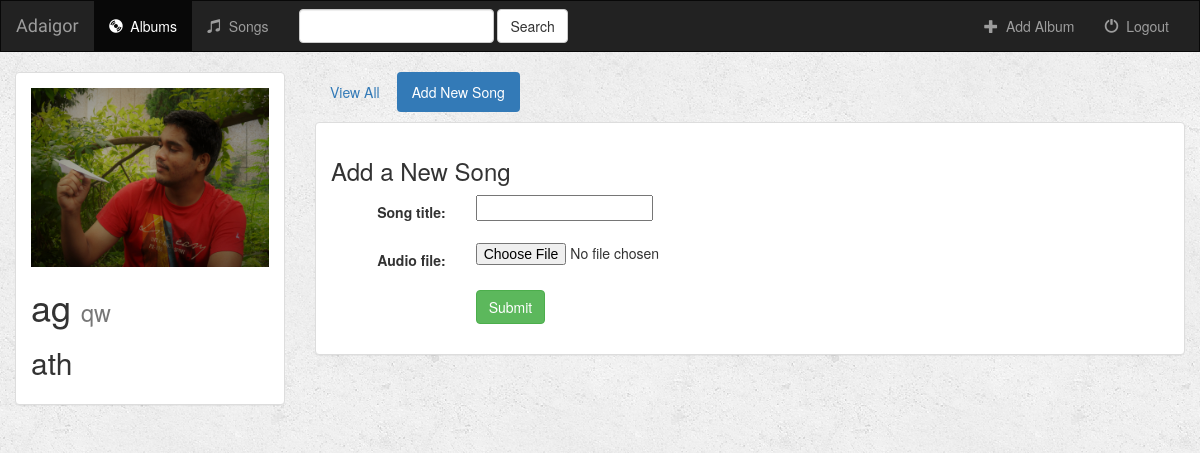
Screenshot of /music/2/create_song/ with the database file from the repository.
### music/models.py (models this page shows)
class Album(models.Model):
    user = models.ForeignKey(User, default=1)
    artist = models.CharField(max_length=250)
    album_title = models.CharField(max_length=500)
    genre = models.CharField(max_length=100)
    album_logo = models.FileField()
    is_favorite = models.BooleanField(default=False)
    def __str__(self):
        return self.album_title + ' - ' + self.artist

### music/views.py (the view, shortened to what this page needs)
# urls.py: url(r'^(?P<album_id>[0-9]+)/create_song/$', views.create_song, name='create_song'),
def create_song(request, album_id):
    form = SongForm(request.POST or None, request.FILES or None)
    album = get_object_or_404(Album, pk=album_id)
    context = {
        'album': album,
        'form': form,
    }
    return render(request, 'music/create_song.html', context)

### music/forms.py
class SongForm(forms.ModelForm):
    class Meta:
        model = Song
        fields = ['song_title', 'audio_file']

### music/templates/music/create_song.html (shortened to what this page needs)
{% extends 'music/base.html' %}
{% block albums_active %}active{% endblock %}
{% block body %}
<div class="container-fluid">
    <div class="row">
        <div class="col-sm-4 col-md-3">
            <div class="panel panel-default">
                <div class="panel-body">
                        <a href="{% url 'music:detail' album.id %}">
                            {% if album.album_logo %}
                                <img src="{{ album.album_logo.url }}" class="img-responsive">
                            {% else %}
                                <h3>No image to display</h3>
                            {% endif %}
                        </a>
                    <h1>{{ album.album_title }} <small>{{ album.genre }}</small></h1>
                    <h2>{{ album.artist }}</h2>
                </div>
            </div>
        </div>
        <div class="col-sm-8 col-md-9">
            <ul class="nav nav-pills" style="margin-bottom: 10px;">
                <li role="presentation"><a href="{% url 'music:detail' album.id %}">View All</a></li>
                <li role="presentation" class="active"><a href="{% url 'music:create_song' album.id %}">Add New Song</a></li>
            </ul>
            <div class="panel panel-default">
                <div class="panel-body">
                    <h3>Add a New Song</h3>
                    <form class="form-horizontal" role="form" action="" method="post" enctype="multipart/form-data">
                        {% include 'music/form_template.html' %}
                        <div class="form-group">
                            <div class="col-sm-offset-2 col-sm-10">
                                <button type="submit" class="btn btn-success">Submit</button>
                            </div>
                        </div>
                    </form>
                </div>
            </div>
        </div>
    </div>
</div>
{% endblock %}

### music/static/music/style.css (style rules this page uses)
body { background: white url("images/background.png"); }

### rows the page displays
Album: album_logo (picture), album_title "ag", genre "qw", artist "ath"

### other values shown
{{ field.label_tag }} "Song title:" "Audio file:"
